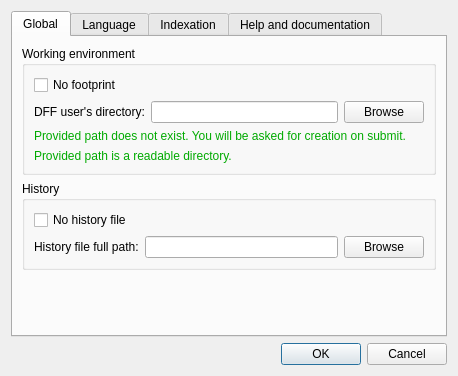
<?xml version="1.0" encoding="UTF-8"?>
<!--
DFF - An Open Source Digital Forensics Framework
Copyright (C) 2009-2013 ArxSys

This program is free software, distributed under the terms of
the GNU General Public License Version 2. See the LICENSE file
at the top of the source tree.

See http://www.digital-forensic.org for more information about this
project. Please do not directly contact any of the maintainers of
DFF for assistance; the project provides a web site, mailing lists
and IRC channels for your use.

Author(s):
Christophe Malinge cma@digital-forensic.org
-->
<ui version="4.0">
 <class>PreferencesDialog</class>
 <widget class="QDialog" name="PreferencesDialog">
  <property name="geometry">
   <rect>
    <x>0</x>
    <y>0</y>
    <width>458</width>
    <height>376</height>
   </rect>
  </property>
  <property name="windowTitle">
   <string>Preferences</string>
  </property>
  <layout class="QGridLayout" name="gridLayout_5">
   <item row="1" column="0">
    <widget class="QDialogButtonBox" name="buttonBox">
     <property name="orientation">
      <enum>Qt::Horizontal</enum>
     </property>
     <property name="standardButtons">
      <set>QDialogButtonBox::Cancel|QDialogButtonBox::Ok</set>
     </property>
    </widget>
   </item>
   <item row="0" column="0">
    <widget class="QTabWidget" name="tabWidget">
     <property name="currentIndex">
      <number>0</number>
     </property>
     <widget class="QWidget" name="GlobalTab">
      <attribute name="title">
       <string>Global</string>
      </attribute>
      <layout class="QVBoxLayout" name="verticalLayout">
       <item>
        <widget class="QGroupBox" name="groupBox_2">
         <property name="title">
          <string>Working environment</string>
         </property>
         <layout class="QVBoxLayout" name="verticalLayout_7">
          <item>
           <layout class="QGridLayout" name="gridLayout_4">
            <item row="0" column="0">
             <widget class="QCheckBox" name="noFootPrintCheckBox">
              <property name="text">
               <string>No footprint</string>
              </property>
             </widget>
            </item>
            <item row="1" column="0">
             <widget class="QLabel" name="workingDirLabel">
              <property name="text">
               <string>DFF user's directory:</string>
              </property>
             </widget>
            </item>
            <item row="1" column="1">
             <widget class="QLineEdit" name="workingDirPath"/>
            </item>
            <item row="1" column="2">
             <widget class="QPushButton" name="workingDirBrowse">
              <property name="text">
               <string>Browse</string>
              </property>
             </widget>
            </item>
            <item row="0" column="1">
             <spacer name="horizontalSpacer_4">
              <property name="orientation">
               <enum>Qt::Horizontal</enum>
              </property>
              <property name="sizeHint" stdset="0">
               <size>
                <width>40</width>
                <height>20</height>
               </size>
              </property>
             </spacer>
            </item>
           </layout>
          </item>
          <item>
           <widget class="QLabel" name="workDirWillCreate">
            <property name="palette">
             <palette>
              <active>
               <colorrole role="WindowText">
                <brush brushstyle="SolidPattern">
                 <color alpha="255">
                  <red>0</red>
                  <green>170</green>
                  <blue>0</blue>
                 </color>
                </brush>
               </colorrole>
              </active>
              <inactive>
               <colorrole role="WindowText">
                <brush brushstyle="SolidPattern">
                 <color alpha="255">
                  <red>0</red>
                  <green>170</green>
                  <blue>0</blue>
                 </color>
                </brush>
               </colorrole>
              </inactive>
              <disabled>
               <colorrole role="WindowText">
                <brush brushstyle="SolidPattern">
                 <color alpha="255">
                  <red>106</red>
                  <green>104</green>
                  <blue>100</blue>
                 </color>
                </brush>
               </colorrole>
              </disabled>
             </palette>
            </property>
            <property name="text">
             <string>Provided path does not exist. You will be asked for creation on submit.</string>
            </property>
            <property name="wordWrap">
             <bool>true</bool>
            </property>
           </widget>
          </item>
          <item>
           <widget class="QLabel" name="workDirOK">
            <property name="palette">
             <palette>
              <active>
               <colorrole role="WindowText">
                <brush brushstyle="SolidPattern">
                 <color alpha="255">
                  <red>0</red>
                  <green>170</green>
                  <blue>0</blue>
                 </color>
                </brush>
               </colorrole>
              </active>
              <inactive>
               <colorrole role="WindowText">
                <brush brushstyle="SolidPattern">
                 <color alpha="255">
                  <red>0</red>
                  <green>170</green>
                  <blue>0</blue>
                 </color>
                </brush>
               </colorrole>
              </inactive>
              <disabled>
               <colorrole role="WindowText">
                <brush brushstyle="SolidPattern">
                 <color alpha="255">
                  <red>106</red>
                  <green>104</green>
                  <blue>100</blue>
                 </color>
                </brush>
               </colorrole>
              </disabled>
             </palette>
            </property>
            <property name="text">
             <string>Provided path is a readable directory.</string>
            </property>
            <property name="wordWrap">
             <bool>true</bool>
            </property>
           </widget>
          </item>
         </layout>
        </widget>
       </item>
       <item>
        <widget class="QGroupBox" name="groupBox">
         <property name="title">
          <string>History</string>
         </property>
         <layout class="QVBoxLayout" name="verticalLayout_6">
          <item>
           <layout class="QGridLayout" name="gridLayout_2">
            <item row="1" column="0">
             <widget class="QLabel" name="historyLabel">
              <property name="text">
               <string>History file full path:</string>
              </property>
             </widget>
            </item>
            <item row="1" column="1">
             <widget class="QLineEdit" name="historyLineEdit"/>
            </item>
            <item row="1" column="2">
             <widget class="QPushButton" name="historyToolButton">
              <property name="text">
               <string>Browse</string>
              </property>
             </widget>
            </item>
            <item row="0" column="0">
             <widget class="QCheckBox" name="noHistoryCheckBox">
              <property name="text">
               <string>No history file</string>
              </property>
             </widget>
            </item>
            <item row="0" column="1">
             <spacer name="horizontalSpacer_2">
              <property name="orientation">
               <enum>Qt::Horizontal</enum>
              </property>
              <property name="sizeHint" stdset="0">
               <size>
                <width>40</width>
                <height>20</height>
               </size>
              </property>
             </spacer>
            </item>
           </layout>
          </item>
         </layout>
        </widget>
       </item>
       <item>
        <spacer name="verticalSpacer_2">
         <property name="orientation">
          <enum>Qt::Vertical</enum>
         </property>
         <property name="sizeHint" stdset="0">
          <size>
           <width>20</width>
           <height>40</height>
          </size>
         </property>
        </spacer>
       </item>
      </layout>
     </widget>
     <widget class="QWidget" name="LangTab">
      <property name="sizePolicy">
       <sizepolicy hsizetype="Preferred" vsizetype="Preferred">
        <horstretch>0</horstretch>
        <verstretch>0</verstretch>
       </sizepolicy>
      </property>
      <attribute name="title">
       <string>Language</string>
      </attribute>
      <layout class="QVBoxLayout" name="verticalLayout_3">
       <item>
        <widget class="QGroupBox" name="groupBox_3">
         <property name="title">
          <string>Interface language</string>
         </property>
         <layout class="QVBoxLayout" name="verticalLayout_2">
          <item>
           <layout class="QGridLayout" name="gridLayout">
            <item row="0" column="0">
             <widget class="QLabel" name="label">
              <property name="text">
               <string>Use interface language:</string>
              </property>
             </widget>
            </item>
            <item row="0" column="2">
             <widget class="QComboBox" name="langComboBox"/>
            </item>
            <item row="1" column="0">
             <spacer name="horizontalSpacer">
              <property name="orientation">
               <enum>Qt::Horizontal</enum>
              </property>
              <property name="sizeHint" stdset="0">
               <size>
                <width>40</width>
                <height>20</height>
               </size>
              </property>
             </spacer>
            </item>
           </layout>
          </item>
         </layout>
        </widget>
       </item>
       <item>
        <spacer name="verticalSpacer">
         <property name="orientation">
          <enum>Qt::Vertical</enum>
         </property>
         <property name="sizeHint" stdset="0">
          <size>
           <width>20</width>
           <height>40</height>
          </size>
         </property>
        </spacer>
       </item>
      </layout>
     </widget>
     <widget class="QWidget" name="indexTab">
      <property name="toolTip">
       <string/>
      </property>
      <attribute name="title">
       <string>Indexation</string>
      </attribute>
      <layout class="QVBoxLayout" name="verticalLayout_5">
       <item>
        <layout class="QHBoxLayout" name="horizontalLayout">
         <item>
          <widget class="QLabel" name="label_4">
           <property name="sizePolicy">
            <sizepolicy hsizetype="Maximum" vsizetype="Maximum">
             <horstretch>0</horstretch>
             <verstretch>0</verstretch>
            </sizepolicy>
           </property>
           <property name="text">
            <string/>
           </property>
           <property name="pixmap">
            <pixmap resource="gui.qrc">:/index_search_64x64.png</pixmap>
           </property>
           <property name="scaledContents">
            <bool>false</bool>
           </property>
          </widget>
         </item>
         <item>
          <widget class="QLabel" name="label_5">
           <property name="sizePolicy">
            <sizepolicy hsizetype="MinimumExpanding" vsizetype="MinimumExpanding">
             <horstretch>0</horstretch>
             <verstretch>0</verstretch>
            </sizepolicy>
           </property>
           <property name="text">
            <string>Please select in which directory you want to save indexed files. If those directories do not exist they will be created when changes will be applied.</string>
           </property>
           <property name="alignment">
            <set>Qt::AlignLeading|Qt::AlignLeft|Qt::AlignTop</set>
           </property>
           <property name="wordWrap">
            <bool>true</bool>
           </property>
          </widget>
         </item>
        </layout>
       </item>
       <item>
        <widget class="QGroupBox" name="groupBox_4">
         <property name="title">
          <string>Index files location</string>
         </property>
         <layout class="QVBoxLayout" name="verticalLayout_4">
          <item>
           <layout class="QGridLayout" name="gridLayout_3">
            <item row="0" column="0">
             <widget class="QLabel" name="label_2">
              <property name="text">
               <string>Root index</string>
              </property>
             </widget>
            </item>
            <item row="0" column="1">
             <widget class="QLineEdit" name="root_index_line"/>
            </item>
            <item row="0" column="2">
             <widget class="QPushButton" name="root_index_button">
              <property name="text">
               <string>Browse</string>
              </property>
             </widget>
            </item>
            <item row="1" column="0">
             <widget class="QLabel" name="label_3">
              <property name="text">
               <string>Index name</string>
              </property>
             </widget>
            </item>
            <item row="1" column="1">
             <widget class="QLineEdit" name="index_name_line"/>
            </item>
            <item row="1" column="2">
             <widget class="QPushButton" name="index_name_button">
              <property name="text">
               <string>Browse</string>
              </property>
             </widget>
            </item>
           </layout>
          </item>
          <item>
           <widget class="QLabel" name="indexDirWillCreate">
            <property name="palette">
             <palette>
              <active>
               <colorrole role="WindowText">
                <brush brushstyle="SolidPattern">
                 <color alpha="255">
                  <red>0</red>
                  <green>170</green>
                  <blue>0</blue>
                 </color>
                </brush>
               </colorrole>
              </active>
              <inactive>
               <colorrole role="WindowText">
                <brush brushstyle="SolidPattern">
                 <color alpha="255">
                  <red>0</red>
                  <green>170</green>
                  <blue>0</blue>
                 </color>
                </brush>
               </colorrole>
              </inactive>
              <disabled>
               <colorrole role="WindowText">
                <brush brushstyle="SolidPattern">
                 <color alpha="255">
                  <red>106</red>
                  <green>104</green>
                  <blue>100</blue>
                 </color>
                </brush>
               </colorrole>
              </disabled>
             </palette>
            </property>
            <property name="text">
             <string>Provided path does not exists, will ask for creation on submit.</string>
            </property>
           </widget>
          </item>
          <item>
           <widget class="QLabel" name="indexDirOK">
            <property name="palette">
             <palette>
              <active>
               <colorrole role="WindowText">
                <brush brushstyle="SolidPattern">
                 <color alpha="255">
                  <red>0</red>
                  <green>170</green>
                  <blue>0</blue>
                 </color>
                </brush>
               </colorrole>
              </active>
              <inactive>
               <colorrole role="WindowText">
                <brush brushstyle="SolidPattern">
                 <color alpha="255">
                  <red>0</red>
                  <green>170</green>
                  <blue>0</blue>
                 </color>
                </brush>
               </colorrole>
              </inactive>
              <disabled>
               <colorrole role="WindowText">
                <brush brushstyle="SolidPattern">
                 <color alpha="255">
                  <red>106</red>
                  <green>104</green>
                  <blue>100</blue>
                 </color>
                </brush>
               </colorrole>
              </disabled>
             </palette>
            </property>
            <property name="text">
             <string>Provided path is a readable directory.</string>
            </property>
           </widget>
          </item>
         </layout>
        </widget>
       </item>
       <item>
        <spacer name="verticalSpacer_3">
         <property name="orientation">
          <enum>Qt::Vertical</enum>
         </property>
         <property name="sizeHint" stdset="0">
          <size>
           <width>20</width>
           <height>40</height>
          </size>
         </property>
        </spacer>
       </item>
      </layout>
     </widget>
     <widget class="QWidget" name="docTab">
      <attribute name="title">
       <string>Help and documentation</string>
      </attribute>
      <layout class="QVBoxLayout" name="verticalLayout_8">
       <item>
        <widget class="QGroupBox" name="groupBox_5">
         <property name="title">
          <string>Help and documentation settings</string>
         </property>
         <layout class="QVBoxLayout" name="verticalLayout_9">
          <item>
           <widget class="QLabel" name="docAndHelpFullPathLabel">
            <property name="text">
             <string>Full path of the help and documentation file:</string>
            </property>
           </widget>
          </item>
          <item>
           <layout class="QHBoxLayout" name="horizontalLayout_2">
            <item>
             <widget class="QLineEdit" name="docAndHelpFullPath"/>
            </item>
            <item>
             <widget class="QPushButton" name="docAndHelpBrowse">
              <property name="text">
               <string>Browse</string>
              </property>
             </widget>
            </item>
           </layout>
          </item>
          <item>
           <widget class="QLabel" name="label_6">
            <property name="font">
             <font>
              <italic>true</italic>
             </font>
            </property>
            <property name="text">
             <string>Please provide an help.qhc file along with an help.qch file at same directory level.</string>
            </property>
            <property name="wordWrap">
             <bool>true</bool>
            </property>
           </widget>
          </item>
          <item>
           <widget class="QLabel" name="helpNOK">
            <property name="palette">
             <palette>
              <active>
               <colorrole role="WindowText">
                <brush brushstyle="SolidPattern">
                 <color alpha="255">
                  <red>255</red>
                  <green>0</green>
                  <blue>0</blue>
                 </color>
                </brush>
               </colorrole>
              </active>
              <inactive>
               <colorrole role="WindowText">
                <brush brushstyle="SolidPattern">
                 <color alpha="255">
                  <red>255</red>
                  <green>0</green>
                  <blue>0</blue>
                 </color>
                </brush>
               </colorrole>
              </inactive>
              <disabled>
               <colorrole role="WindowText">
                <brush brushstyle="SolidPattern">
                 <color alpha="255">
                  <red>106</red>
                  <green>104</green>
                  <blue>100</blue>
                 </color>
                </brush>
               </colorrole>
              </disabled>
             </palette>
            </property>
            <property name="text">
             <string>Provided path is not a readable file.</string>
            </property>
            <property name="wordWrap">
             <bool>true</bool>
            </property>
           </widget>
          </item>
          <item>
           <widget class="QLabel" name="helpOK">
            <property name="palette">
             <palette>
              <active>
               <colorrole role="WindowText">
                <brush brushstyle="SolidPattern">
                 <color alpha="255">
                  <red>0</red>
                  <green>170</green>
                  <blue>0</blue>
                 </color>
                </brush>
               </colorrole>
              </active>
              <inactive>
               <colorrole role="WindowText">
                <brush brushstyle="SolidPattern">
                 <color alpha="255">
                  <red>0</red>
                  <green>170</green>
                  <blue>0</blue>
                 </color>
                </brush>
               </colorrole>
              </inactive>
              <disabled>
               <colorrole role="WindowText">
                <brush brushstyle="SolidPattern">
                 <color alpha="255">
                  <red>106</red>
                  <green>104</green>
                  <blue>100</blue>
                 </color>
                </brush>
               </colorrole>
              </disabled>
             </palette>
            </property>
            <property name="font">
             <font>
              <weight>50</weight>
              <italic>false</italic>
              <bold>false</bold>
             </font>
            </property>
            <property name="text">
             <string>Provided path is a readable file.</string>
            </property>
            <property name="wordWrap">
             <bool>true</bool>
            </property>
           </widget>
          </item>
          <item>
           <spacer name="verticalSpacer_4">
            <property name="orientation">
             <enum>Qt::Vertical</enum>
            </property>
            <property name="sizeHint" stdset="0">
             <size>
              <width>20</width>
              <height>40</height>
             </size>
            </property>
           </spacer>
          </item>
         </layout>
        </widget>
       </item>
      </layout>
     </widget>
    </widget>
   </item>
  </layout>
 </widget>
 <resources>
  <include location="gui.qrc"/>
 </resources>
 <connections/>
</ui>
